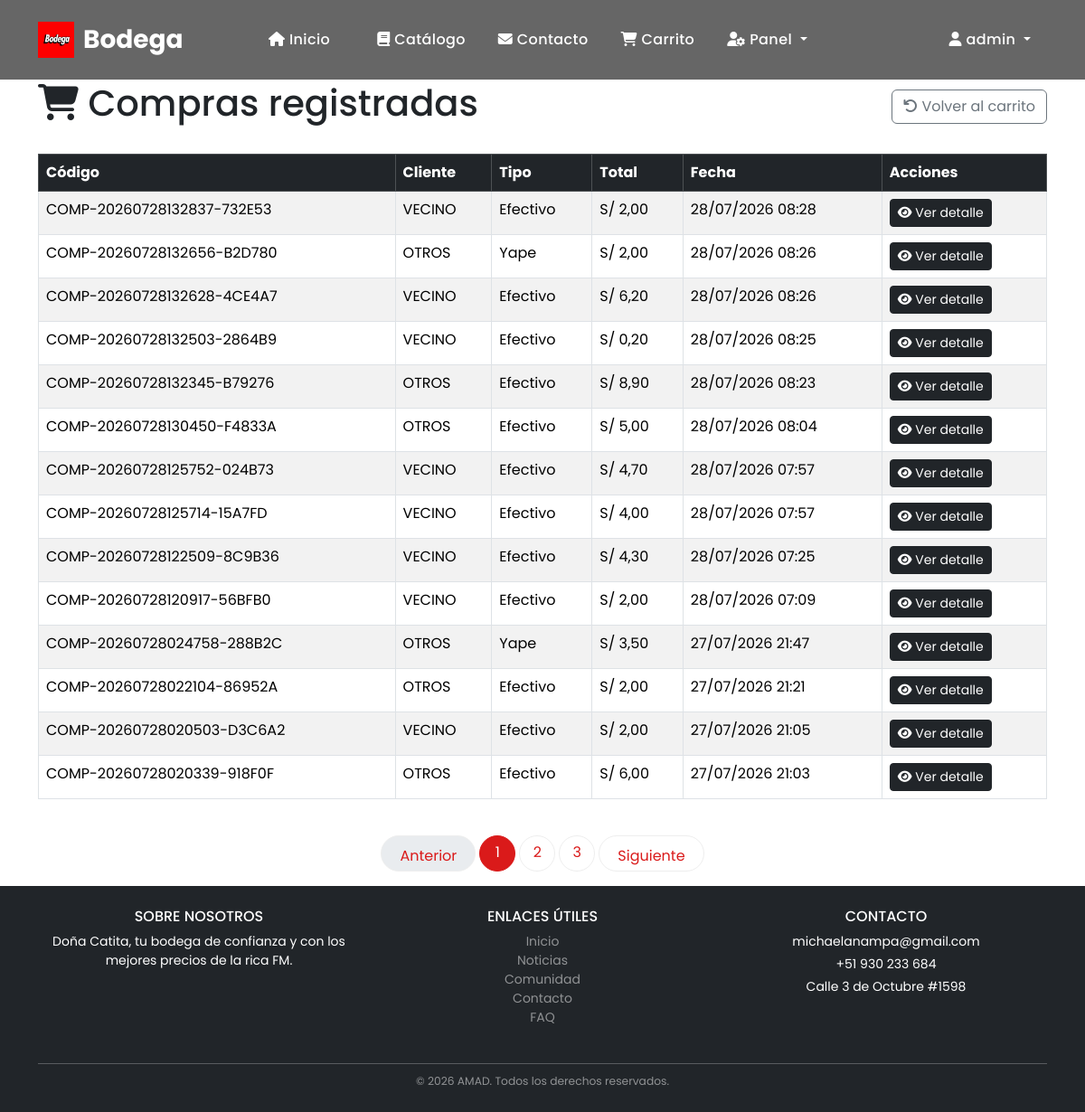
Page /carrito/lista-compras/ (signed in) on the earlier database version.
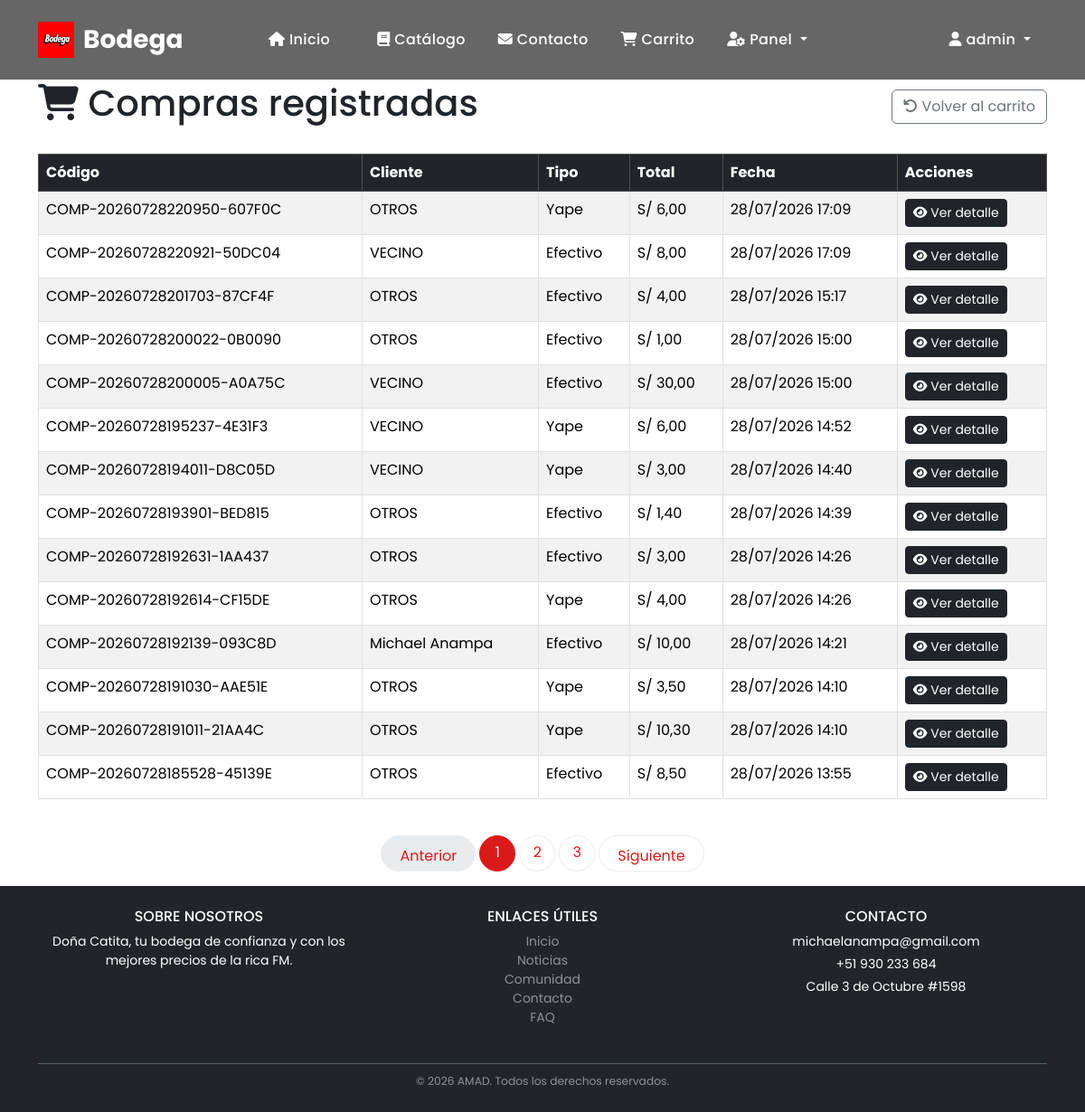
Same page on the later database version.
### carrito/models.py (models this page shows, shortened)
class Compra(models.Model):
    TIPO_COMPRA_CHOICES = [
        ('yape', 'Yape'),
        ('efectivo', 'Efectivo'),
        ('fiado', 'Fiado'),
    ]
    codigo = models.CharField(max_length=50, unique=True)
    user = models.ForeignKey(settings.AUTH_USER_MODEL, on_delete=models.SET_NULL, null=True, blank=True)
    cliente = models.ForeignKey(Cliente, on_delete=models.SET_NULL, null=True, blank=True)
    fecha = models.DateTimeField(auto_now_add=True)
    subtotal = models.DecimalField(max_digits=12, decimal_places=2, default=Decimal('0.00'))
    descuento = models.DecimalField(max_digits=12, decimal_places=2, default=Decimal('0.00'))
    adicional = models.DecimalField(max_digits=12, decimal_places=2, default=Decimal('0.00'))
    total = models.DecimalField(max_digits=12, decimal_places=2, default=Decimal('0.00'))
    tipo_compra = models.CharField(max_length=20, choices=TIPO_COMPRA_CHOICES, default='efectivo')
    estado = models.CharField(max_length=50, default='Registrada')

### clientes/models.py (models this page shows, shortened)
class Cliente(models.Model):
    nombre = models.CharField(max_length=100)
    email = models.EmailField(unique=True)
    telefono = models.CharField(max_length=20)
    direccion = models.TextField()
    fecha_registro = models.DateTimeField(auto_now_add=True)
    activo = models.BooleanField(default=True)
    class Meta:
        ordering = ['-fecha_registro']
        verbose_name_plural = "Clientes"

### carrito/views.py (the view)
# urls.py: path('lista-compras/', views.lista_compras, name='lista_compras'),
@login_required
def lista_compras(request):
    compras = Compra.objects.order_by('-fecha')
    paginator = Paginator(compras, 14)  # Mostrar 14 productos por página
    page_number = request.GET.get('page')
    page_obj = paginator.get_page(page_number)
    return render(request, 'lista_compras.html', {'compras': page_obj, 'page_obj': page_obj})

### carrito/templates/lista_compras.html (shortened to what this page needs)
{% extends 'base.html' %}
{% block content %}
<div class="container">
  <div class="d-flex justify-content-between align-items-center mb-4">
    <h1><i class="fas fa-shopping-cart"></i> Compras registradas</h1>
    <a href="{% url 'carrito' %}" class="btn btn-outline-secondary"><i class="fas fa-arrow-rotate-left"></i> Volver al carrito</a>
  </div>
  {% if compras %}
    <div class="table-responsive">
      <table class="table table-hover table-striped table-bordered">
        <thead class="table-dark">
          <tr>
            <th>Código</th>
            <th>Cliente</th>
            <th>Tipo</th>
            <th>Total</th>
            <th>Fecha</th>
            <th>Acciones</th>
          </tr>
        </thead>
        <tbody>
          {% for compra in compras %}
            <tr>
              <td>{{ compra.codigo }}</td>
              <td>{% if compra.cliente %}{{ compra.cliente.nombre }}{% else %}Sin cliente{% endif %}</td>
              <td>{{ compra.get_tipo_compra_display }}</td>
              <td>S/ {{ compra.total }}</td>
              <td>{{ compra.fecha|date:'d/m/Y H:i' }}</td>
              <td>
                <a href="{% url 'compra_detalle' compra.pk %}" class="btn btn-sm btn-dark"><i class="fas fa-eye"></i> Ver detalle</a>
              </td>
            </tr>
          {% endfor %}
        </tbody>
      </table>
    </div>
  {% else %}
    <div class="alert alert-info">No hay compras registradas aún.</div>
  {% endif %}
</div>
{% if page_obj.paginator.num_pages > 1 %}
<nav aria-label="Paginación" class="mt-4">
  <ul class="pagination justify-content-center">
    {% if page_obj.has_previous %}
      <li class="page-item">
        <a class="page-link" href="?q={{ query }}&tipo={{ tipo }}&page={{ page_obj.previous_page_number }}">Anterior</a>
      </li>
    {% else %}
      <li class="page-item disabled"><span class="page-link">Anterior</span></li>
    {% endif %}
    {% for num in page_obj.paginator.page_range %}
      {% if num == page_obj.number %}
        <li class="page-item active"><span class="page-link">{{ num }}</span></li>
      {% elif num >= page_obj.number|add:'-2' and num <= page_obj.number|add:'2' %}
        <li class="page-item"><a class="page-link" href="?q={{ query }}&tipo={{ tipo }}&page={{ num }}">{{ num }}</a></li>
      {% endif %}
    {% endfor %}
    {% if page_obj.has_next %}
      <li class="page-item">
        <a class="page-link" href="?q={{ query }}&tipo={{ tipo }}&page={{ page_obj.next_page_number }}">Siguiente</a>
      </li>
    {% else %}
      <li class="page-item disabled"><span class="page-link">Siguiente</span></li>
    {% endif %}
  </ul>
</nav>
{% endif %}
{% endblock %}

Differences in the rows shown:
no longer on this page (row unchanged): Compra: codigo "COMP-20260728132837-732E53", cliente.nombre "VECINO", tipo_compra "Efectivo", total "2,00", fecha "28/07/2026 08:28"
no longer on this page (row unchanged): Compra: codigo "COMP-20260728132656-B2D780", cliente.nombre "OTROS", tipo_compra "Yape", total "2,00", fecha "28/07/2026 08:26"
no longer on this page (row unchanged): Compra: codigo "COMP-20260728132628-4CE4A7", cliente.nombre "VECINO", tipo_compra "Efectivo", total "6,20", fecha "28/07/2026 08:26"
no longer on this page (row unchanged): Compra: codigo "COMP-20260728132503-2864B9", cliente.nombre "VECINO", tipo_compra "Efectivo", total "0,20", fecha "28/07/2026 08:25"
no longer on this page (row unchanged): Compra: codigo "COMP-20260728132345-B79276", cliente.nombre "OTROS", tipo_compra "Efectivo", total "8,90", fecha "28/07/2026 08:23"
no longer on this page (row unchanged): Compra: codigo "COMP-20260728130450-F4833A", cliente.nombre "OTROS", tipo_compra "Efectivo", total "5,00", fecha "28/07/2026 08:04"
no longer on this page (row unchanged): Compra: codigo "COMP-20260728125752-024B73", cliente.nombre "VECINO", tipo_compra "Efectivo", total "4,70", fecha "28/07/2026 07:57"
no longer on this page (row unchanged): Compra: codigo "COMP-20260728125714-15A7FD", cliente.nombre "VECINO", tipo_compra "Efectivo", total "4,00", fecha "28/07/2026 07:57"
no longer on this page (row unchanged): Compra: codigo "COMP-20260728122509-8C9B36", cliente.nombre "VECINO", tipo_compra "Efectivo", total "4,30", fecha "28/07/2026 07:25"
no longer on this page (row unchanged): Compra: codigo "COMP-20260728120917-56BFB0", cliente.nombre "VECINO", tipo_compra "Efectivo", total "2,00", fecha "28/07/2026 07:09"
no longer on this page (row unchanged): Compra: codigo "COMP-20260728024758-288B2C", cliente.nombre "OTROS", tipo_compra "Yape", total "3,50", fecha "27/07/2026 21:47"
no longer on this page (row unchanged): Compra: codigo "COMP-20260728022104-86952A", cliente.nombre "OTROS", tipo_compra "Efectivo", total "2,00", fecha "27/07/2026 21:21"
no longer on this page (row unchanged): Compra: codigo "COMP-20260728020503-D3C6A2", cliente.nombre "VECINO", tipo_compra "Efectivo", total "2,00", fecha "27/07/2026 21:05"
no longer on this page (row unchanged): Compra: codigo "COMP-20260728020339-918F0F", cliente.nombre "OTROS", tipo_compra "Efectivo", total "6,00", fecha "27/07/2026 21:03"
added Compra: codigo "COMP-20260728220950-607F0C", cliente.nombre "OTROS", tipo_compra "Yape", total "6,00", fecha "28/07/2026 17:09"
added Compra: codigo "COMP-20260728220921-50DC04", cliente.nombre "VECINO", tipo_compra "Efectivo", total "8,00", fecha "28/07/2026 17:09"
added Compra: codigo "COMP-20260728201703-87CF4F", cliente.nombre "OTROS", tipo_compra "Efectivo", total "4,00", fecha "28/07/2026 15:17"
added Compra: codigo "COMP-20260728200022-0B0090", cliente.nombre "OTROS", tipo_compra "Efectivo", total "1,00", fecha "28/07/2026 15:00"
added Compra: codigo "COMP-20260728200005-A0A75C", cliente.nombre "VECINO", tipo_compra "Efectivo", total "30,00", fecha "28/07/2026 15:00"
added Compra: codigo "COMP-20260728195237-4E31F3", cliente.nombre "VECINO", tipo_compra "Yape", total "6,00", fecha "28/07/2026 14:52"
added Compra: codigo "COMP-20260728194011-D8C05D", cliente.nombre "VECINO", tipo_compra "Yape", total "3,00", fecha "28/07/2026 14:40"
added Compra: codigo "COMP-20260728193901-BED815", cliente.nombre "OTROS", tipo_compra "Efectivo", total "1,40", fecha "28/07/2026 14:39"
added Compra: codigo "COMP-20260728192631-1AA437", cliente.nombre "OTROS", tipo_compra "Efectivo", total "3,00", fecha "28/07/2026 14:26"
added Compra: codigo "COMP-20260728192614-CF15DE", cliente.nombre "OTROS", tipo_compra "Yape", total "4,00", fecha "28/07/2026 14:26"
added Compra: codigo "COMP-20260728192139-093C8D", cliente.nombre "Michael Anampa", tipo_compra "Efectivo", total "10,00", fecha "28/07/2026 14:21"
added Compra: codigo "COMP-20260728191030-AAE51E", cliente.nombre "OTROS", tipo_compra "Yape", total "3,50", fecha "28/07/2026 14:10"
added Compra: codigo "COMP-20260728191011-21AA4C", cliente.nombre "OTROS", tipo_compra "Yape", total "10,30", fecha "28/07/2026 14:10"
added Compra: codigo "COMP-20260728185528-45139E", cliente.nombre "OTROS", tipo_compra "Efectivo", total "8,50", fecha "28/07/2026 13:55"
